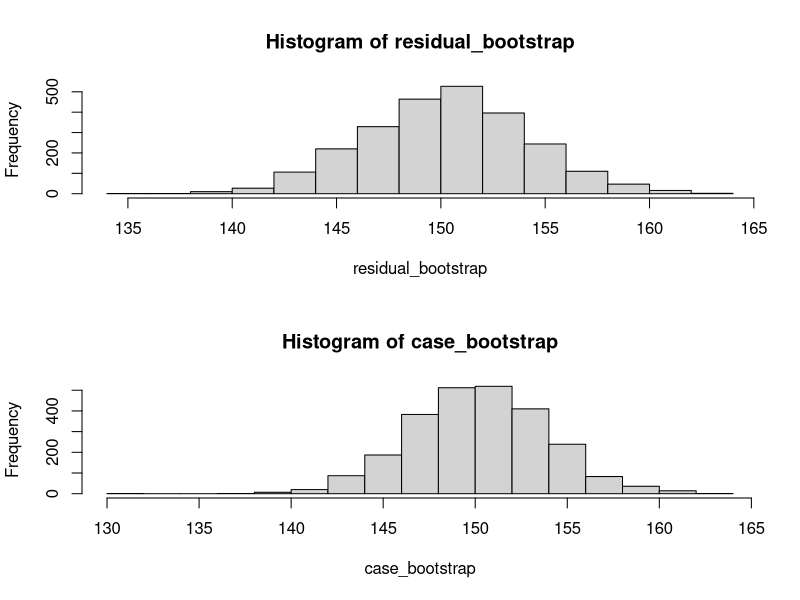

This chart was generated by the following R code:
B = 2500

R = c(68, 77, 299, 220, 142, 287, 276, 115, 64, 206, 222, 205, 233, 228,
      188, 132, 285, 188, 224, 121, 311, 166, 248, 161, 226, 67, 201, 267,
      121, 301, 244, 222, 195, 203, 210, 275, 286, 275, 304, 214)

S = c(56, 62, 445, 279, 138, 428, 319, 102, 51, 289, 351, 282, 310,
      266, 256, 144, 447, 186, 389, 113, 412, 176, 313, 162, 368, 54,
      214, 429, 115, 407, 265, 301, 234, 229, 270, 478, 419, 490, 430, 235)

R_inverse = 1 / R
S_inverse = 1 / S

salmon_regression <- lm(R_inverse ~ S_inverse)
# intercept
beta1_hat = coef(salmon_regression)[1]
# slope
beta2_hat = coef(salmon_regression)[2] 

S_stable <- (1 - beta2_hat) / beta1_hat

residual_bootstrap = rep(0, B)
case_bootstrap = rep(0, B)

original_residuals = residuals(salmon_regression)
original_fitted = fitted(salmon_regression)

for (j in 1:B) {
  n = length(R)
  sample_index = sample(1:n, n, replace = TRUE)
  
  # Bootstrap the residuals
  resampled_residuals = salmon_regression$residuals[sample_index]
  altered_response = resampled_residuals + predict(salmon_regression)
  
  new_regression = lm(altered_response ~ S_inverse)
  new_beta1 = new_regression$coefficients[1]
  new_beta2 = new_regression$coefficients[2]
  
  residual_bootstrap[j] = (1 - new_beta2) / new_beta1
  
  # Bootstrap the cases
  resampled_R = R[sample_index]
  resampled_S = S[sample_index]
  resampled_R_inverse = 1 / resampled_R
  resampled_S_inverse = 1 / resampled_S
  
  new_regression = lm(resampled_R_inverse ~ resampled_S_inverse)
  new_beta1 = new_regression$coefficients[1]
  new_beta2 = new_regression$coefficients[2]
  
  case_bootstrap[j] = (1 - new_beta2) / new_beta1
}

# 95% Confidence Interval
residual_ci = quantile(residual_bootstrap, c(0.025, 0.975))
case_ci = quantile(case_bootstrap,  c(0.025, 0.975))

# Standard Error / Estimated Variance
residual_se = sd(residual_bootstrap);
case_se = sd(case_bootstrap);

print("Residuals Results")
sprintf("95%% CI: [%f, %f]", residual_ci[1], residual_ci[2])
print(paste("Standard Error:", residual_se))

print("Case Results")
sprintf("95%% CI: [%f, %f]", case_ci[1], case_ci[2])
print(paste("Standard Error:", case_se))

# Histograms
par(mfrow = c(2,1))
hist(residual_bootstrap)
hist(case_bootstrap)

# Bias
residual_bias = mean(residual_bootstrap) - S_stable
case_bias = mean(case_bootstrap) - S_stable

print(paste("Original S Esimate:", S_stable))
print(paste("Residual bootstrap bias:", residual_bias))
print(paste("Case bootstrap bias:", case_bias))
